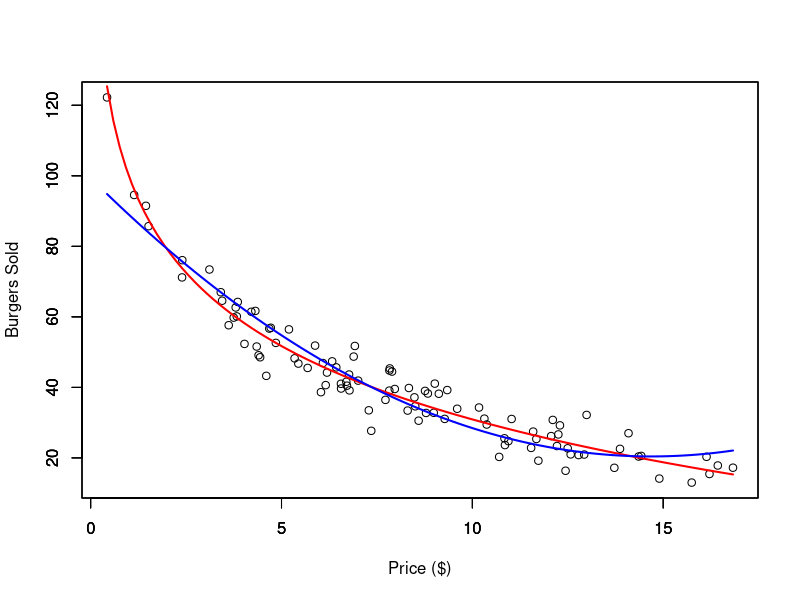
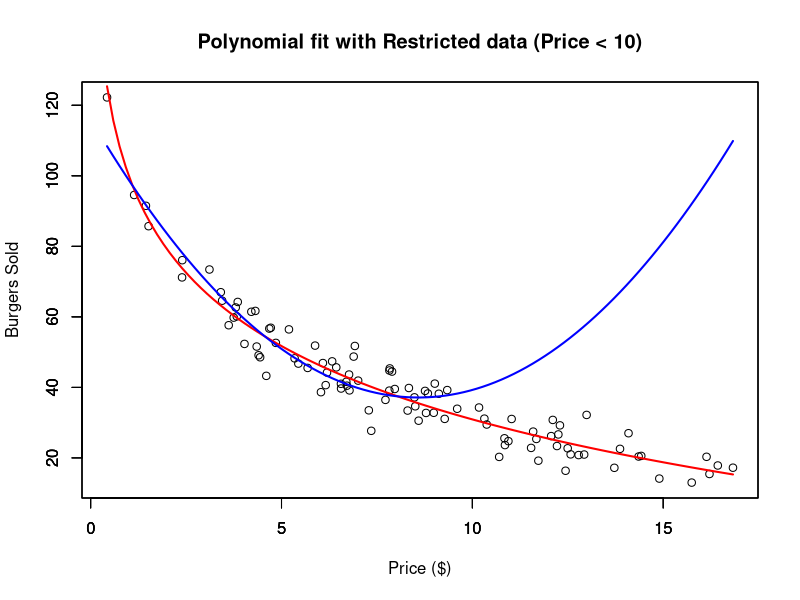

R code for these plots, in order:
## ---- chunk 1
dat <- read.csv("Burger Data.csv")

# Polynomial Regression Fit
outRegPol <- lm(Burgers ~ Price + I(Price^2), data = dat)

# Data Limits
xmin <- min(dat$Price)
xmax <- max(dat$Price)
ymin <- min(dat$Burgers)
ymax <- max(dat$Burgers)

# Scatter plot
plot(x = dat$Price,
     y = dat$Burgers,
     ylim = c(ymin, ymax),
     xlim = c(xmin, xmax),
     xlab = "Price ($)",
     ylab = "Burgers Sold")
par(new = TRUE)
# Plots real non-linear relationship
curve(expr = 100 - 30 * log(x),
      from = xmin,
      to   = xmax,
      ylim = c(ymin, ymax),
      xlim = c(xmin, xmax),
      xlab = "",
      ylab = "",
      col  = 'red',
      lwd  = 2)
par(new = TRUE)
# Plots approximated polynomial relationship
curve(expr = outRegPol$coefficients[1] + outRegPol$coefficients[2] * x + outRegPol$coefficients[3] * x^2,
      from = xmin,
      to   = xmax,
      ylim = c(ymin, ymax),
      xlim = c(xmin, xmax),
      xlab = "",
      ylab = "",
      col  = 'blue',
      lwd  = 2)
## ---- chunk 2
dat <- read.csv("Burger Data.csv")

# Select only Prices bellow 10 dollars
sel <- dat$Price < 10

datRes <- dat[sel, ]

# Polynomial Regression Fit
outRegPolRes <- lm(Burgers ~ Price + I(Price^2), data = datRes)

# Data Limits
xmin <- min(dat$Price)
xmax <- max(dat$Price)
ymin <- min(dat$Burgers)
ymax <- max(dat$Burgers)

# Scatter plot
plot(x = dat$Price,
     y = dat$Burgers,
     ylim = c(ymin, ymax),
     xlim = c(xmin, xmax),
     xlab = "Price ($)",
     ylab = "Burgers Sold",
     main = "Polynomial fit with Restricted data (Price < 10)")
par(new = TRUE)
# Plots real non-linear relationship
curve(expr = 100 - 30 * log(x),
      from = xmin,
      to   = xmax,
      ylim = c(ymin, ymax),
      xlim = c(xmin, xmax),
      xlab = "",
      ylab = "",
      col  = 'red',
      lwd  = 2)
par(new = TRUE)
# Plots approximated polynomial relationship
curve(expr = outRegPolRes$coefficients[1] + outRegPolRes$coefficients[2] * x + outRegPolRes$coefficients[3] * x^2,
      from = xmin,
      to   = xmax,
      ylim = c(ymin, ymax),
      xlim = c(xmin, xmax),
      xlab = "",
      ylab = "",
      col  = 'blue',
      lwd  = 2)
## ---- chunk 3

